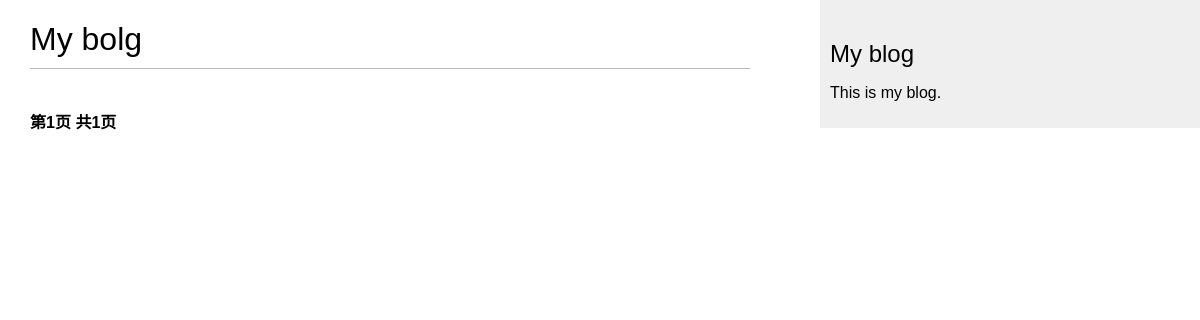
/, run on an earlier commit of the app's database.
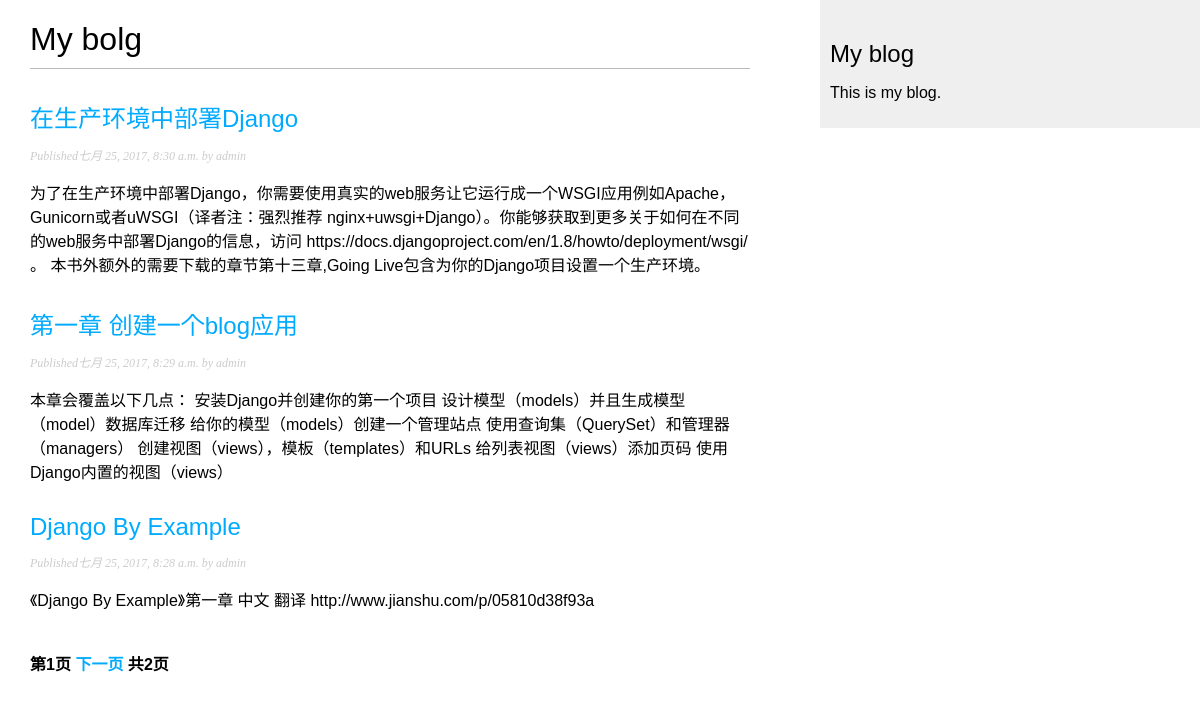
And on a later commit of the database.
### blog/models.py (models this page shows, shortened)
class Post(models.Model):
    STATUS_CHOICES = (
        ('draft', '草稿'),
        ('published', '发表'),
    )
    title = models.CharField(max_length=250, verbose_name='标题')
    slug = models.SlugField(max_length=250, unique_for_date='publish')
    author = models.ForeignKey(User, related_name='blog_posts', verbose_name='作者')
    body = models.TextField(verbose_name='内容')
    publish = models.DateTimeField(default=timezone.now)
    created = models.DateTimeField(auto_now_add=True)
    updated = models.DateTimeField(auto_now=True)
    status = models.CharField(max_length=10, choices=STATUS_CHOICES, default='draft', verbose_name='状态')
    objects = models.Manager()
    published = PublishedManager()
    class Meta:
        verbose_name = '文章'
        verbose_name_plural = verbose_name
        ordering = ('-publish',)
    def get_absolute_url(self):
        return reverse('blog:post_detail',
                       args=[
                           self.publish.year,
                           self.publish.strftime('%m'),
                           self.publish.strftime('%d'),
                           self.slug
                       ])

### blog/views.py (the view)
# urls.py: url(r'^$', views.PostListView.as_view(), name='post_list'),
class PostListView(ListView):
    queryset = Post.published.all()
    context_object_name = 'posts'
    paginate_by = 3
    template_name = 'blog/post/list.html'

### blog/templates/blog/post/list.html (shortened to what this page needs)
{% extends "blog/base.html" %}
{% block content %}
    <h1>My bolg</h1>
    {% for post in posts %}
        <h2>
            <a href="{{ post.get_absolute_url }}">{{ post.title }}</a>
        </h2>
        <p class="date">
            Published{{ post.publish }} by {{ post.author }}
        </p>
        {{ post.body | truncatewords:30 | linebreaks }}
    {% endfor %}
    {% include "pagination.html" with page=page_obj %}
{% endblock %}

### blog/templates/blog/base.html (shortened to what this page needs)
{% load staticfiles %}
<!DOCTYPE html>
<html lang="en">
<head>
    <link rel="stylesheet" href="{% static "css/blog.css" %}">
</head>
<body>
<div id="content">
    {% block content %}
    {% endblock %}
</div>
<div id="sidebar">
    <h2>My blog</h2>
    <p>This is my blog.</p>
</div>
</body>
</html>

### blog/templates/pagination.html (shortened to what this page needs)
<div class="pagination">
  <span class="step-links">
      <span class="current">第{{ page.number }}页</span>
      {% if page.has_next %}
          <a href="?page={{ page.next_page_number }}">下一页</a>
      {% endif %}
      <span class="current">共{{ page.paginator.num_pages }}页</span>
  </span>
</div>

### blog/static/css/blog.css (style rules this page uses)
body { margin: 0; padding: 0; font-family: helvetica, sans-serif; }
a { color: #00abff; text-decoration: none; }
h1 { font-weight: normal; border-bottom: 1px solid #bbb; padding: 0 0 10px 0; }
h2 { font-weight: normal; margin: 30px 0 0; }
#content { float: left; width: 60%; padding: 0 0 0 30px; }
#sidebar { float: right; width: 30%; padding: 10px; background: #efefef; height: 100%; }
p.date { color: #ccc; font-family: georgia, serif; font-size: 12px; font-style: italic; }
.pagination { margin: 40px 0; font-weight: bold; }

What changed in the data, as far as the page shows it:
added Post: title "在生产环境中部署Django", publish "七月 25, 2017, 8:30 a.m.", author "admin", body "为了在生产环境中部署Django，你需要使用真实的web服务让它运行成一个WSGI应用例如Apache，Gunicorn或者uWSGI（译者注：强烈推荐 nginx+uwsgi+Django）。你能够获取到更多关于如何在不同的web服务中部署Django的信息，访问 https://docs.djangoproject.com/en/1.8/howto/deployment/wsgi/ 。 本书外额外的需要下载的章节第十三章,Going Live包含为你的Django项目设置一个生产环境。"
added Post: title "第一章 创建一个blog应用", publish "七月 25, 2017, 8:29 a.m.", author "admin", body "本章会覆盖以下几点： 安装Django并创建你的第一个项目 设计模型（models）并且生成模型（model）数据库迁移 给你的模型（models）创建一个管理站点 使用查询集（QuerySet）和管理器（managers） 创建视图（views），模板（templates）和URLs 给列表视图（views）添加页码 使用Django内置的视图（views）"
added Post: title "Django By Example", publish "七月 25, 2017, 8:28 a.m.", author "admin", body "《Django By Example》第一章 中文 翻译 http://www.jianshu.com/p/05810d38f93a"
Also different on the page:
{{ page.paginator.num_pages }}: "1" → "2"
text now shown: "下一页"
